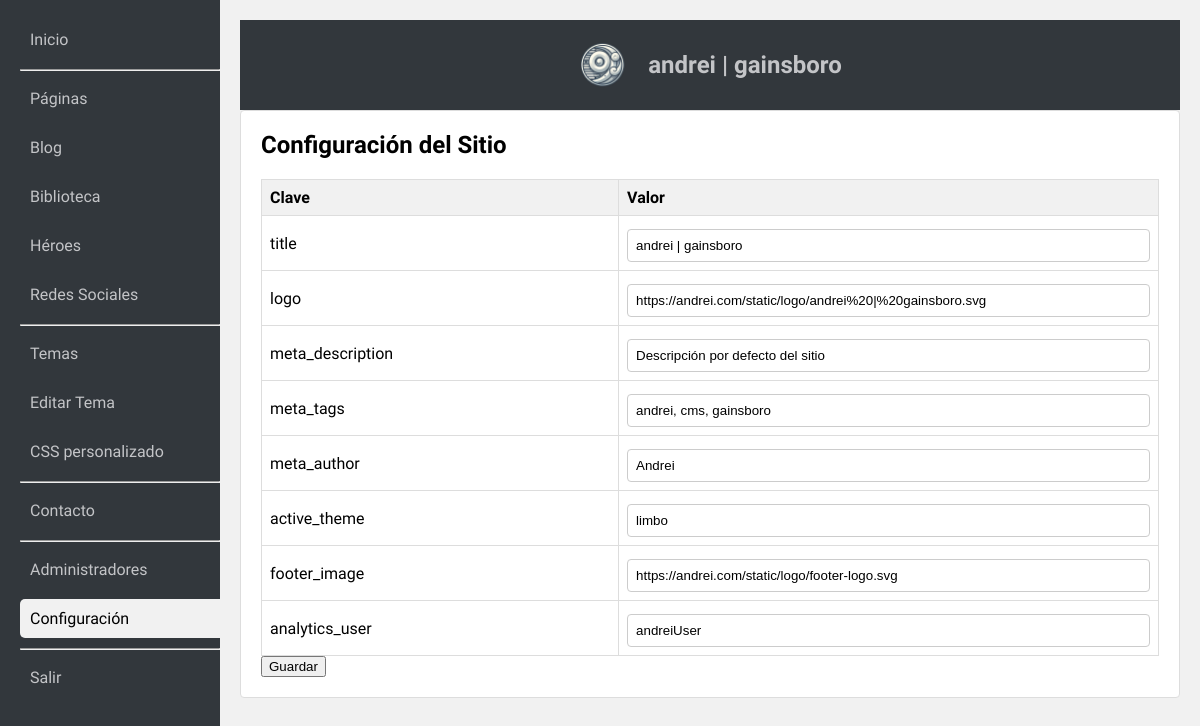
/admin/index.php?action=list_config (signed in), run on an earlier commit of the app's database.
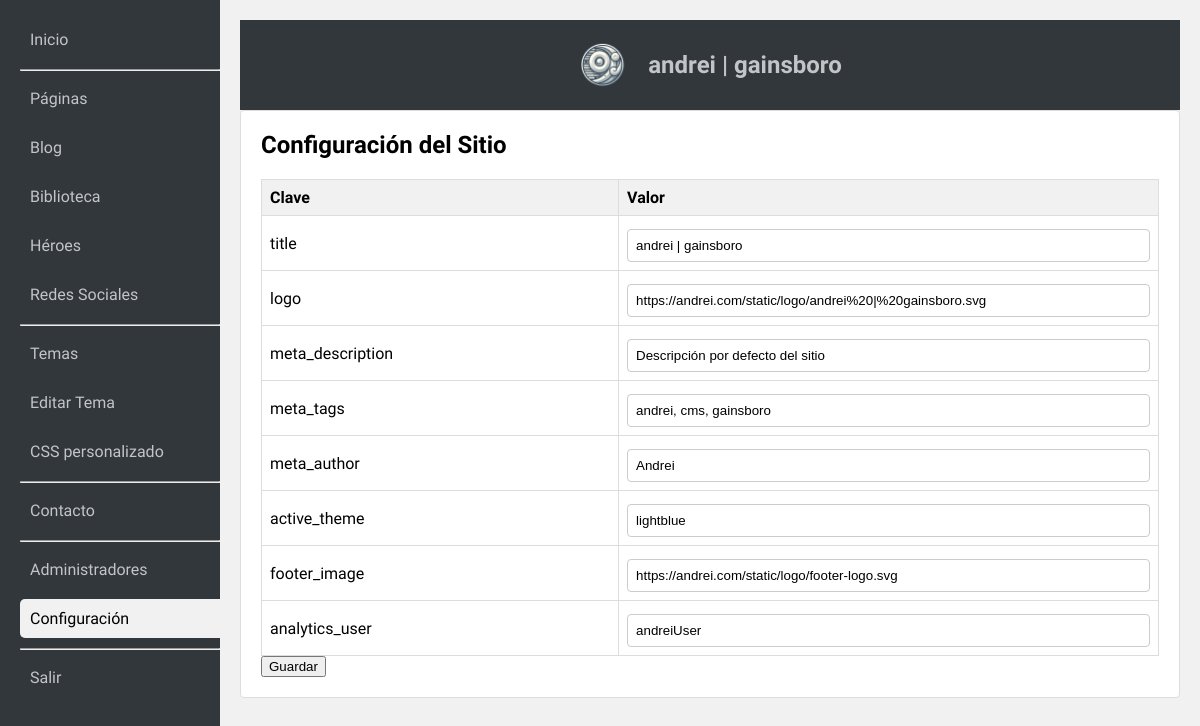
And on a later commit of the database.
### tables this page shows
CREATE TABLE config (
    id INTEGER PRIMARY KEY AUTOINCREMENT,
    key TEXT UNIQUE NOT NULL,
    value TEXT NOT NULL
);

### admin/index.php (called while the page is built, shortened)
<?php
require_once 'admin.php';

### admin/funciones/accionactual.php (called while the page is built)
<?php
	function accionActual($accion1, $accion2) {
    return ($accion1 == $accion2) ? ' class="active" ' : '';
}
?>

### admin/acciones/listarconfiguracion.php (the view)
<?php
	if (isset($_POST['save_config'])) {
            foreach ($_POST['config'] as $k => $v) {
                $st = $db->prepare("UPDATE config SET value = :val WHERE key = :key");
                $st->bindValue(':val', $v, SQLITE3_TEXT);
                $st->bindValue(':key', $k, SQLITE3_TEXT);
                $st->execute();
            }
            $message = "<p class='success'>Configuración actualizada.</p>";
        } else {
            $message = '';
        }
        $configs = $db->query("SELECT * FROM config ORDER BY id ASC");
        $html = "<h2>Configuración del Sitio</h2>
                 $message
                 <form method='post'>
                 <table class='admin-table'>
                 <tr><th>Clave</th><th>Valor</th></tr>";
        while ($row = $configs->fetchArray(SQLITE3_ASSOC)) {
            $key = htmlspecialchars($row['key']);
            $val = htmlspecialchars($row['value']);
            $html .= "<tr>
                        <td>$key</td>
                        <td><input type='text' name='config[$key]' value='$val'></td>
                      </tr>";
        }
        $html .= "</table>
                  <button type='submit' name='save_config'>Guardar</button>
                  </form>";
        renderAdmin($html);
?>

### admin/admin.php (shortened to what this page needs)
<?php
include "inc/inicializarbasededatos.php";
include "funciones/accionactual.php";
function renderAdmin($content, $showNav = true) {
    echo "<!DOCTYPE html>
<html>
<head>
    <meta charset='utf-8'>
    <title>andrei | gainsboro</title>
    <link rel='stylesheet' href='admin.css'>
    <link rel='stylesheet' href='https://jocarsa.github.io/jocarsa-lightslateblue/jocarsa%20|%20lightslateblue.css'>
</head>
<body>
<div id='admin-container'>";
    if ($showNav) {
        echo "<div id='admin-sidebar'>
            <nav>
                <a href='?action=dashboard'" . accionActual($_GET['action'] ?? '', 'dashboard') . ">Inicio</a>
                <hr>
                <a href='?action=list_pages'" . accionActual($_GET['action'] ?? '', 'list_pages') . ">Páginas</a>
                <a href='?action=list_blog'" . accionActual($_GET['action'] ?? '', 'list_blog') . ">Blog</a>
                <a href='?action=list_media'" . accionActual($_GET['action'] ?? '', 'list_media') . ">Biblioteca</a>
                <a href='?action=list_heroes'" . accionActual($_GET['action'] ?? '', 'list_heroes') . ">Héroes</a>
                <a href='?action=list_social_media'" . accionActual($_GET['action'] ?? '', 'list_social_media') . ">Redes Sociales</a>
                <hr>
                <a href='?action=list_themes'" . accionActual($_GET['action'] ?? '', 'list_themes') . ">Temas</a>
                <a href='?action=edit_theme'" . accionActual($_GET['action'] ?? '', 'edit_theme') . ">Editar Tema</a>
                <a href='?action=list_custom_css'" . accionActual($_GET['action'] ?? '', 'list_custom_css') . ">CSS personalizado</a>
                <hr>
                <a href='?action=list_contact'" . accionActual($_GET['action'] ?? '', 'list_contact') . ">Contacto</a>
                <hr>
                <a href='?action=list_admins'" . accionActual($_GET['action'] ?? '', 'list_admins') . ">Administradores</a>
                <a href='?action=list_config'" . accionActual($_GET['action'] ?? '', 'list_config') . ">Configuración</a>
                <hr>
                <a href='?action=logout'" . accionActual($_GET['action'] ?? '', 'logout') . ">Salir</a>
            </nav>
        </div>";
    }
    echo "<div id='admin-content'>";
    if ($showNav) {
        echo "<div id='admin-header'>
            <img src='gainsboro.png' alt='URL de la imagen' style='width:50px; margin-right:20px;'>
            <h1>andrei | gainsboro</h1>
        </div>";
    }
    echo "<div class='admin-section'>
            $content
          </div>";
    echo "</div>
</div>
<script src='https://jocarsa.github.io/jocarsa-lightslateblue/jocarsa%20|%20lightslateblue.js'></script>
</body>
</html>";
}
$action = $_GET['action'] ?? 'login';
switch ($action) {
    case 'list_config':
        include "acciones/listarconfiguracion.php";
        break;
}
?>

### admin/admin.css (style rules this page uses)
body { font-family: Ubuntu, sans-serif; margin: 0; padding: 0; background-color: #f1f1f1; display: flex; justify-content: center; align-items: center; height: 100vh; }
#admin-container { display: flex; width: 100%; height: 100%; }
#admin-sidebar { width: 200px; background-color: #32373c; color: #c3c4c7; padding: 20px; padding-right:0px; position: fixed; height: 100vh; }
#admin-sidebar a { color: #c3c4c7; text-decoration: none; display: block; padding: 10px; margin-bottom: 10px; }
#admin-content { margin-left: 220px; padding: 20px; width: calc(100% - 220px); height: 100%; overflow-y: auto; }
#admin-header { background-color: #32373c; color: #c3c4c7; padding: 20px; text-align: center; display: flex; flex-direction: row; flex-wrap: nowrap; justify-content: center; align-items: center; align-content: stretch; }
#admin-header img { width:50px; margin-right:20px; }
#admin-header h1 { margin: 0; font-size: 24px; }
.admin-section { background-color: #fff; border: 1px solid #ddd; border-radius: 4px; padding: 20px; margin-bottom: 20px; }
.admin-section h2 { margin-top: 0; }
.admin-form input, .admin-form textarea, .admin-form select,.admin-table input { width: 100%; padding: 8px; margin-top: 5px; border: 1px solid #ccc; border-radius: 4px; box-sizing:border-box; }
.admin-table { width: 100%; border-collapse: collapse; margin-top: 20px; }
.admin-table th, .admin-table td { border: 1px solid #ddd; padding: 8px; text-align: left; }
.admin-table th { background-color: #f1f1f1; }
.active { background:#f1f1f1; color:black !important; border-radius:5px 0px 0px 5px; }

What changed in the data, as far as the page shows it:
changed config "active_theme": value "limbo" → "lightblue"
